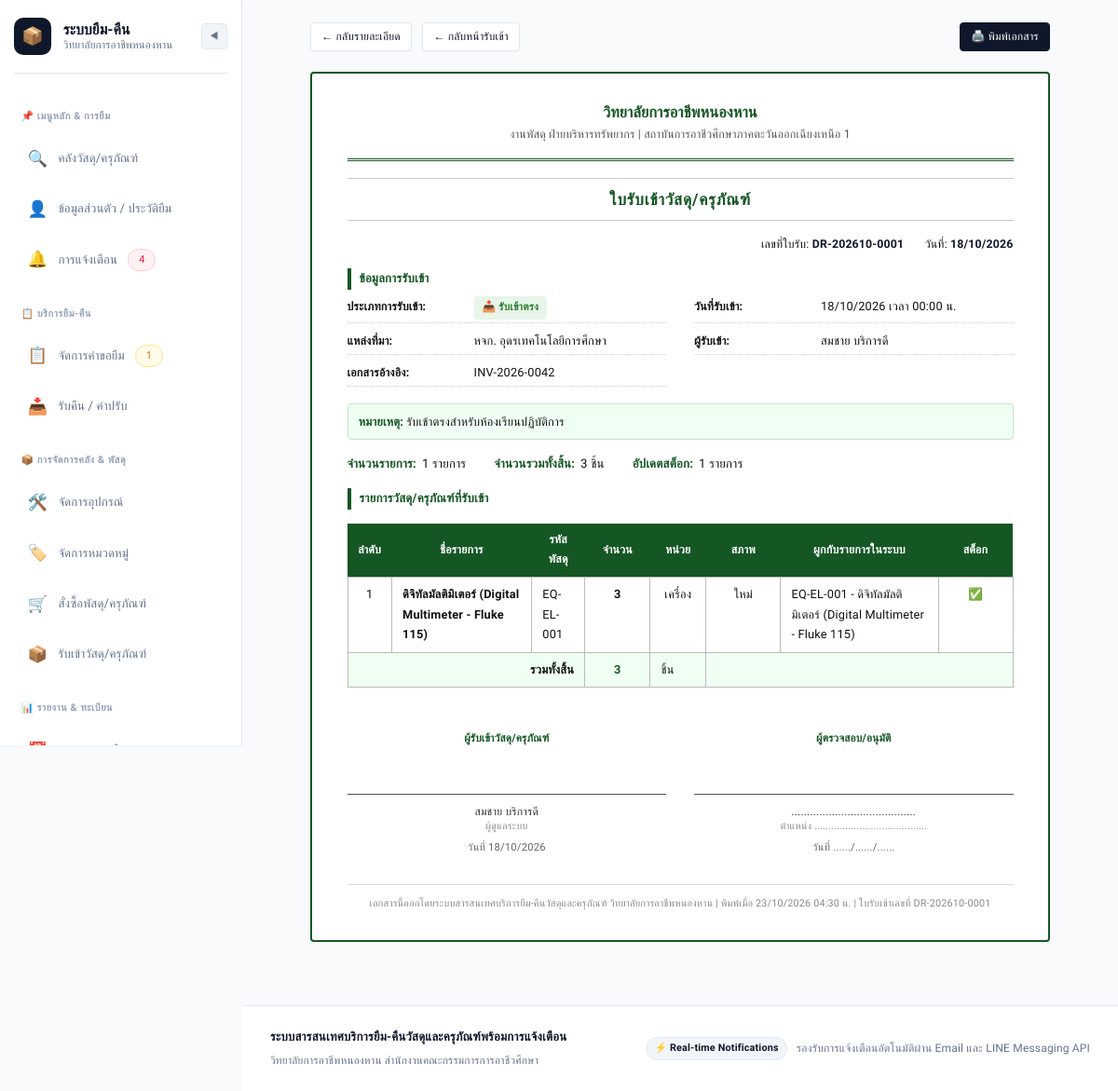
/admin/goods-receiving/2/print (signed in), run on the app's committed database.
### models.py (models this page shows, shortened)
class GoodsReceipt(db.Model):
    __tablename__ = 'goods_receipts'
    receipt_id = db.Column(db.Integer, primary_key=True, autoincrement=True)
    receipt_number = db.Column(db.String(50), unique=True, nullable=False)
    po_id = db.Column(db.Integer, db.ForeignKey('purchase_orders.po_id'), nullable=True)  # nullable: รับเข้าตรงไม่ผ่าน PO ได้
    receipt_type = db.Column(db.String(20), default='purchase')  # 'purchase' (จาก PO), 'direct' (รับเข้าตรง), 'donation' (รับบริจาค), 'transfer' (โอนย้าย)
    supplier_name = db.Column(db.String(150), nullable=True)  # สำหรับ direct receipt
    received_date = db.Column(db.DateTime, default=datetime.utcnow)
    status = db.Column(db.String(20), default='completed')  # 'completed', 'claim_pending'
    note = db.Column(db.Text, nullable=True)
    document_ref = db.Column(db.String(100), nullable=True)  # เลขที่เอกสารอ้างอิง
    total_items = db.Column(db.Integer, default=0)
    total_quantity = db.Column(db.Integer, default=0)
    received_by = db.Column(db.Integer, db.ForeignKey('users.user_id'), nullable=False)
    purchase_order = db.relationship('PurchaseOrder', backref='goods_receipts')
    receiver = db.relationship('User', foreign_keys=[received_by], backref='received_goods')
    items = db.relationship('GoodsReceiptItem', backref='goods_receipt', lazy=True, cascade='all, delete-orphan')

class User(db.Model):
    __tablename__ = 'users'
    user_id = db.Column(db.Integer, primary_key=True, autoincrement=True)
    student_or_citizen_id = db.Column(db.String(20), nullable=False)
    first_name = db.Column(db.String(100), nullable=False)
    last_name = db.Column(db.String(100), nullable=False)
    email = db.Column(db.String(100), unique=True, nullable=False)
    password_hash = db.Column(db.String(255), nullable=False)
    phone_number = db.Column(db.String(20), nullable=True)
    role = db.Column(db.String(20), default='student', nullable=False)  # 'student', 'teacher', 'staff', 'admin'
    line_user_id = db.Column(db.String(100), nullable=True)
    department = db.Column(db.String(100), nullable=True, default='แผนกวิชาช่างอิเล็กทรอนิกส์')
    created_at = db.Column(db.DateTime, default=datetime.utcnow)
    borrow_requests = db.relationship('BorrowRequest', foreign_keys='BorrowRequest.user_id', backref='user', lazy=True)
    borrowings = db.relationship('Borrowing', foreign_keys='Borrowing.user_id', backref='user', lazy=True)
    notifications = db.relationship('Notification', backref='user', lazy=True, order_by='Notification.created_at.desc()')
    @property
    def full_name(self):
        return f"{self.first_name} {self.last_name}"
    @property
    def role_display(self):
        roles = {
            'student': 'นักเรียน/นักศึกษา',
            'teacher': 'อาจารย์/ครูผู้สอน',
            'staff': 'เจ้าหน้าที่พัสดุ',
            'admin': 'ผู้ดูแลระบบ'
        }
        return roles.get(self.role, self.role)
    @property
    def role_badge_class(self):
        badges = {
            'student': 'badge-info',
            'teacher': 'badge-primary',
            'staff': 'badge-warning',
            'admin': 'badge-danger'
        }
        return badges.get(self.role, 'badge-secondary')

class GoodsReceiptItem(db.Model):
    __tablename__ = 'goods_receipt_items'
    item_id = db.Column(db.Integer, primary_key=True, autoincrement=True)
    receipt_id = db.Column(db.Integer, db.ForeignKey('goods_receipts.receipt_id'), nullable=False)
    equipment_id = db.Column(db.Integer, db.ForeignKey('equipment.equipment_id'), nullable=True)
    item_name = db.Column(db.String(150), nullable=False)
    item_code = db.Column(db.String(50), nullable=True)
    quantity = db.Column(db.Integer, default=1, nullable=False)
    unit = db.Column(db.String(30), default='ชิ้น')
    condition = db.Column(db.String(20), default='new')  # 'new', 'used', 'refurbished'
    note = db.Column(db.String(255), nullable=True)
    inventory_updated = db.Column(db.Boolean, default=False)  # ทำเครื่องหมายว่าอัปเดตสต็อกแล้ว
    equipment = db.relationship('Equipment', backref='receipt_items')
    @property
    def condition_display(self):
        mapping = {
            'new': 'ใหม่',
            'used': 'มือสอง',
            'refurbished': 'ซ่อมแซมแล้ว'
        }
        return mapping.get(self.condition, self.condition)

class Equipment(db.Model):
    __tablename__ = 'equipment'
    equipment_id = db.Column(db.Integer, primary_key=True, autoincrement=True)
    equipment_code = db.Column(db.String(50), unique=True, nullable=False)
    name = db.Column(db.String(150), nullable=False)
    category_id = db.Column(db.Integer, db.ForeignKey('categories.category_id'), nullable=False)
    location_id = db.Column(db.Integer, db.ForeignKey('locations.location_id'), nullable=False)
    total_quantity = db.Column(db.Integer, default=1, nullable=False)
    available_quantity = db.Column(db.Integer, default=1, nullable=False)
    status = db.Column(db.String(20), default='available', nullable=False)  # 'available', 'borrowed', 'maintenance', 'damaged'
    image_path = db.Column(db.String(255), nullable=True)
    description = db.Column(db.Text, nullable=True)
    borrow_requests = db.relationship('BorrowRequest', backref='equipment', lazy=True)
    borrowings = db.relationship('Borrowing', backref='equipment', lazy=True)
    maintenances = db.relationship('Maintenance', backref='equipment', lazy=True)

### app.py (the view)
    @app.route('/admin/goods-receiving/<int:receipt_id>/print')
    @roles_required('admin', 'staff')
    def goods_receiving_print(receipt_id):
        receipt = GoodsReceipt.query.get_or_404(receipt_id)
        return render_template('admin/goods_receiving_print.html', receipt=receipt)

### templates/admin/goods_receiving_print.html (shortened to what this page needs)
{% extends "base.html" %}
{% block content %}
<div class="no-print" style="max-width: 794px; margin: 0 auto 1.5rem; display: flex; justify-content: space-between; align-items: center; flex-wrap: wrap; gap: 0.75rem;">
    <div style="display: flex; gap: 0.75rem; align-items: center;">
        <a href="{{ url_for('goods_receiving_detail', receipt_id=receipt.receipt_id) }}" class="btn btn-secondary btn-sm">← กลับรายละเอียด</a>
        <a href="{{ url_for('goods_receiving') }}" class="btn btn-secondary btn-sm">← กลับหน้ารับเข้า</a>
    </div>
    <button onclick="window.print()" class="btn btn-primary btn-sm">🖨️ พิมพ์เอกสาร</button>
</div>
<div class="permit-sheet">
    <div class="permit-school-header">
        <h1>วิทยาลัยการอาชีพหนองหาน</h1>
        <div class="sub-dept">งานพัสดุ ฝ่ายบริหารทรัพยากร | สถาบันการอาชีวศึกษาภาคตะวันออกเฉียงเหนือ 1</div>
    </div>
    <div class="permit-doc-title">
        {% if receipt.receipt_type == 'purchase' %}
            ใบตรวจรับพัสดุ/ครุภัณฑ์ (จากใบสั่งซื้อ)
        {% elif receipt.receipt_type == 'donation' %}
            ใบรับบริจาควัสดุ/ครุภัณฑ์
        {% elif receipt.receipt_type == 'transfer' %}
            ใบรับโอนย้ายวัสดุ/ครุภัณฑ์
        {% else %}
            ใบรับเข้าวัสดุ/ครุภัณฑ์
        {% endif %}
    </div>
    <div class="permit-doc-number">
        <span>เลขที่ใบรับ: <strong>{{ receipt.receipt_number }}</strong></span>
        <span>วันที่: <strong>{{ receipt.received_date.strftime('%d/%m/%Y') if receipt.received_date else '-' }}</strong></span>
    </div>
    <div class="section-title">ข้อมูลการรับเข้า</div>
    <div class="permit-info-grid">
        <div class="permit-info-item">
            <span class="label">ประเภทการรับเข้า:</span>
            <span class="value">
                {% if receipt.receipt_type == 'purchase' %}
                    <span class="receipt-type-badge rt-purchase">📦 รับจากใบสั่งซื้อ (PO)</span>
                {% elif receipt.receipt_type == 'direct' %}
                    <span class="receipt-type-badge rt-direct">📥 รับเข้าตรง</span>
                {% elif receipt.receipt_type == 'donation' %}
                    <span class="receipt-type-badge rt-donation">🎁 รับบริจาค</span>
                {% elif receipt.receipt_type == 'transfer' %}
                    <span class="receipt-type-badge rt-transfer">🔄 โอนย้าย</span>
                {% endif %}
            </span>
        </div>
        <div class="permit-info-item">
            <span class="label">วันที่รับเข้า:</span>
            <span class="value">{{ receipt.received_date.strftime('%d/%m/%Y เวลา %H:%M น.') if receipt.received_date else '-' }}</span>
        </div>
        <div class="permit-info-item">
            <span class="label">แหล่งที่มา:</span>
            <span class="value">{{ receipt.supplier_name or '-' }}</span>
        </div>
        <div class="permit-info-item">
            <span class="label">ผู้รับเข้า:</span>
            <span class="value">{{ receipt.receiver.full_name if receipt.receiver else '-' }}</span>
        </div>
        <div class="permit-info-item">
            <span class="label">เอกสารอ้างอิง:</span>
            <span class="value">{{ receipt.document_ref or '-' }}</span>
        </div>
    </div>
    {% if receipt.note %}
    <div style="padding: 0.5rem 0.75rem; border: 1px solid #c3e6cb; background: #f0fff4; border-radius: 4px; margin-bottom: 1rem; font-size: 0.85rem;">
        <strong style="color: #155724;">หมายเหตุ:</strong> {{ receipt.note }}
    </div>
    {% endif %}
    <div class="summary-row">
        <div class="summary-item">
            <span class="s-label">จำนวนรายการ:</span>
            <span>{{ receipt.total_items }} รายการ</span>
        </div>
        <div class="summary-item">
            <span class="s-label">จำนวนรวมทั้งสิ้น:</span>
            <span>{{ receipt.total_quantity }} ชิ้น</span>
        </div>
        {% set updated_count = receipt.items | selectattr('inventory_updated') | list | length %}
        <div class="summary-item">
            <span class="s-label">อัปเดตสต็อก:</span>
            <span>{{ updated_count }} รายการ</span>
        </div>
    </div>
    <div class="section-title">รายการวัสดุ/ครุภัณฑ์ที่รับเข้า</div>
    <table class="permit-table">
        <thead>
            <tr>
                <th style="width: 40px;">ลำดับ</th>
                <th>ชื่อรายการ</th>
                <th>รหัสพัสดุ</th>
                <th style="width: 70px;">จำนวน</th>
                <th style="width: 60px;">หน่วย</th>
                <th style="width: 80px;">สภาพ</th>
                <th>ผูกกับรายการในระบบ</th>
                <th style="width: 80px; text-align: center;">สต็อก</th>
            </tr>
        </thead>
        <tbody>
            {% for item in receipt.items %}
            <tr>
                <td style="text-align: center;">{{ loop.index }}</td>
                <td style="font-weight: 600;">{{ item.item_name }}</td>
                <td>{{ item.item_code or '-' }}</td>
                <td style="text-align: center; font-weight: 700;">{{ item.quantity }}</td>
                <td style="text-align: center;">{{ item.unit or 'ชิ้น' }}</td>
                <td style="text-align: center;">{{ item.condition_display }}</td>
                <td>
                    {% if item.equipment %}
                        {{ item.equipment.equipment_code }} - {{ item.equipment.name }}
                    {% else %}
                        <span style="color: #999;">- ไม่ได้ผูก -</span>
                    {% endif %}
                </td>
                <td style="text-align: center;">
                    {% if item.inventory_updated %}
                        <span style="color: #2e7d32; font-weight: 600;">✅</span>
                    {% else %}
                        <span style="color: #999;">—</span>
                    {% endif %}
                </td>
            </tr>
            {% endfor %}
        </tbody>
        <tfoot>
            <tr style="background: #f0fff4;">
                <td colspan="3" style="text-align: right; font-weight: 700; border: 1px solid #bbb;">รวมทั้งสิ้น</td>
                <td style="text-align: center; font-weight: 700; border: 1px solid #bbb; color: #155724;">{{ receipt.total_quantity }}</td>
                <td style="border: 1px solid #bbb;">ชิ้น</td>
                <td colspan="3" style="border: 1px solid #bbb;"></td>
            </tr>
        </tfoot>
    </table>
    <div class="permit-signature-row">
        <div class="signature-box">
            <div class="sig-label">ผู้รับเข้าวัสดุ/ครุภัณฑ์</div>
            <div class="signature-line"></div>
            <div class="sig-name">{{ receipt.receiver.full_name if receipt.receiver else '........................................' }}</div>
            <div class="sig-dept">{{ receipt.receiver.role_display if receipt.receiver else 'ตำแหน่ง ........................................' }}</div>
            <div class="sig-date">วันที่ {{ receipt.received_date.strftime('%d/%m/%Y') if receipt.received_date else '....../....../......' }}</div>
        </div>
        <div class="signature-box">
            <div class="sig-label">ผู้ตรวจสอบ/อนุมัติ</div>
            <div class="signature-line"></div>
            <div class="sig-name">........................................</div>
            <div class="sig-dept">ตำแหน่ง ........................................</div>
            <div class="sig-date">วันที่ ....../....../......</div>
        </div>
    </div>
    <div class="permit-footer-note">
        เอกสารนี้ออกโดยระบบสารสนเทศบริการยืม-คืนวัสดุและครุภัณฑ์ วิทยาลัยการอาชีพหนองหาน |
        พิมพ์เมื่อ {{ now.strftime('%d/%m/%Y %H:%M น.') }} |
        ใบรับเข้าเลขที่ {{ receipt.receipt_number }}
    </div>
</div>
{% endblock %}

### static/css/style.css (style rules this page uses)
:root { --bg-main: #f8fafc; --bg-card: #ffffff; --bg-subtle: #f1f5f9; --bg-hover: #e2e8f0; --text-main: #0f172a; --text-body: #334155; --text-muted: #64748b; --text-subtle: #94a3b8; --text-white: #ffffff; --border: #e2e8f0; --border-focus: #94a3b8; --border-dark: #cbd5e1; --primary: #0f172a; --primary-hover: #1e293b; --primary-light: #f1f5f9; --primary-text: #ffffff; --accent-blue: #2563eb; --accent-blue-light: #eff6ff; --accent-blue-border: #bfdbfe; --success: #059669; --success-hover: #047857; --success-bg: #ecfdf5; --success-border: #a7f3d0; --warning: #d97706; --warning-bg: #fffbeb; --warning-border: #fde68a; --danger: #e11d48; --danger-hover: #be123c; --danger-bg: #fff1f2; --danger-border: #fecdd3; --radius-xs: 4px; --radius-sm: 8px; --radius-md: 10px; --radius-lg: 16px; --radius-xl: 20px; --radius-full: 9999px; --shadow-xs: 0 1px 2px rgba(15, 23, 42, 0.04); --shadow-sm: 0 2px 4px rgba(15, 23, 42, 0.05); --shadow-md: 0 4px 8px -1px rgba(15, 23, 42, 0.07), 0 2px 4px -2px rgba(15, 23, 42, 0.04); --shadow-lg: 0 12px 24px -4px rgba(15, 23, 42, 0.08), 0 4px 8px -4px rgba(15, 23, 42, 0.03); --transition-fast: all 0.15s cubic-bezier(0.16, 1, 0.3, 1); --transition: all 0.22s cubic-bezier(0.16, 1, 0.3, 1); --font-thai-body: 'IBM Plex Sans Thai', -apple-system, BlinkMacSystemFont, 'Segoe UI', Roboto, sans-serif; --font-heading: 'Prompt', 'IBM Plex Sans Thai', sans-serif; --font-numeric: 'Plus Jakarta Sans', 'IBM Plex Sans Thai', monospace, sans-serif; }
*, *::before, *::after { box-sizing: border-box; margin: 0; padding: 0; }
html { font-size: 15px; scroll-behavior: smooth; text-size-adjust: 100%; -webkit-text-size-adjust: 100%; }
body { font-family: var(--font-thai-body); background-color: var(--bg-main); color: var(--text-body); line-height: 1.72; letter-spacing: 0.012em; -webkit-font-smoothing: antialiased; -moz-osx-font-smoothing: grayscale; min-height: 100vh; display: flex; flex-direction: column; overflow-x: hidden; }
h1, h2, h3, h4, h5, h6 { font-family: var(--font-heading); color: var(--text-main); font-weight: 600; line-height: 1.42; letter-spacing: 0.005em; overflow-wrap: break-word; word-break: break-word; }
h1 { font-size: clamp(1.3rem, 2.5vw, 1.65rem); }
a { color: inherit; text-decoration: none; transition: var(--transition-fast); }
strong, b { font-weight: 600; color: var(--text-main); }
.btn { display: inline-flex; align-items: center; justify-content: center; gap: 0.5rem; font-family: var(--font-heading); font-size: 0.875rem; font-weight: 500; letter-spacing: 0.01em; padding: 0.58rem 1.15rem; border-radius: var(--radius-sm); border: 1px solid transparent; cursor: pointer; transition: var(--transition-fast); text-decoration: none; line-height: 1.45; user-select: none; box-shadow: var(--shadow-xs); }
.btn-primary { background: var(--primary); color: var(--primary-text); border-color: var(--primary); }
.btn-secondary { background: var(--bg-card); color: var(--text-main); border-color: var(--border); }
.btn-sm { padding: 0.38rem 0.75rem; font-size: 0.8rem; border-radius: var(--radius-xs); gap: 0.35rem; }

### data on the page
GoodsReceipt: receipt_number "DR-202610-0001", received_date "18/10/2026", received_date "18/10/2026 เวลา 00:00 น.", supplier_name "หจก. อุดรเทคโนโลยีการศึกษา", document_ref "INV-2026-0042", note "รับเข้าตรงสำหรับห้องเรียนปฏิบัติการ", total_items "1", total_quantity "3"
User: receiver "สมชาย บริการดี", receiver "ผู้ดูแลระบบ"
GoodsReceiptItem: item_name "ดิจิทัลมัลติมิเตอร์ (Digital Multimeter - Fluke 115)", item_code "EQ-EL-001", quantity "3", unit "เครื่อง", condition_display "ใหม่", equipment.equipment_code "EQ-EL-001", equipment.name "ดิจิทัลมัลติมิเตอร์ (Digital Multimeter - Fluke 115)"

### other printed values
{{ unread_count }} "4"
{{ pending_requests_count }} "1"
{{ updated_count }} "1"
